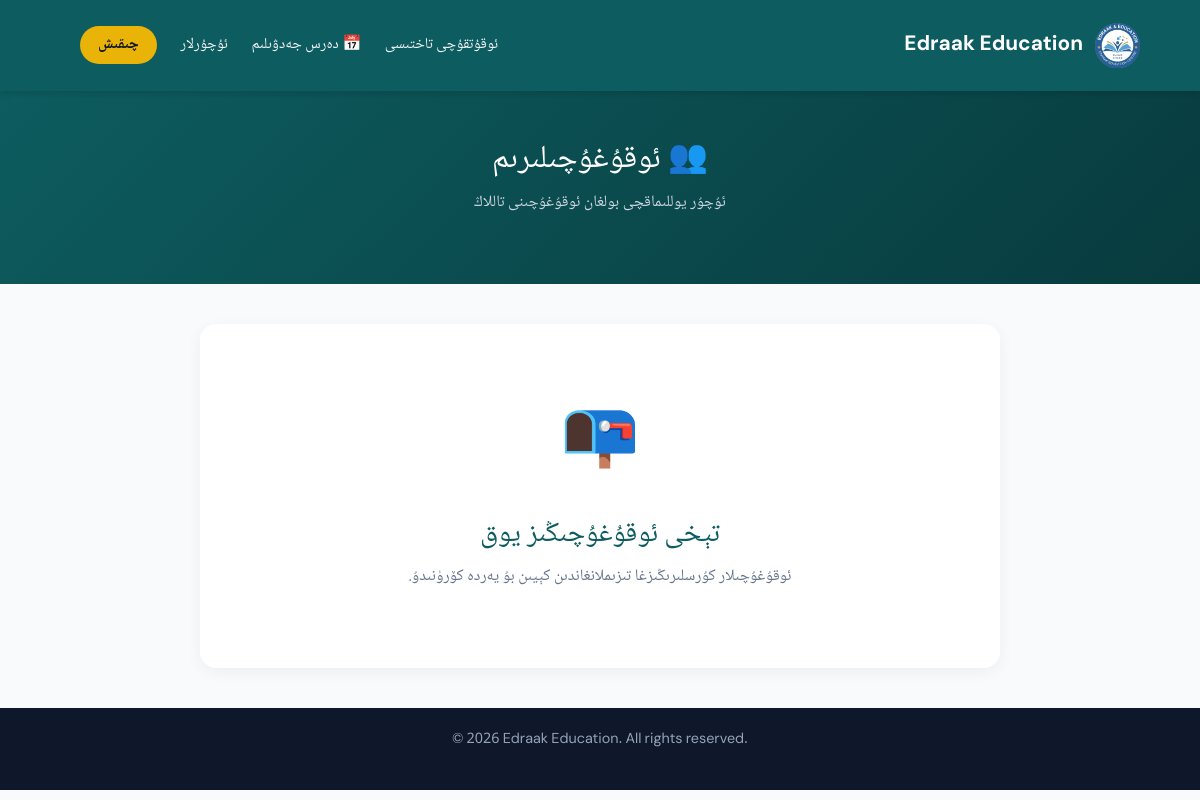
Screenshot of /my-students/ (signed in) with the database file from the repository.
### courses/models.py (models this page shows, shortened)
class SiteSettings(models.Model):
    site_name = models.CharField(max_length=200, default='Edraak Education', verbose_name="توربەت ئىسمى (ئېنگلىزچە)")
    site_name_ug = models.CharField(max_length=200, default='ئىدراك مائارىپى', verbose_name="توربەت ئىسمى (ئۇيغۇرچە)")
    tagline = models.CharField(max_length=300, blank=True, default='Guiding the Future | كەلگۈسىگە يېتەكلەش',
                               verbose_name="شۇئار")
    logo = models.ImageField(upload_to='site/', blank=True, null=True, verbose_name="لوگو رەسىمى")
    about_title_ug = models.CharField(max_length=200, default='ئىدراك مائارىپى غايىسى',
                                      verbose_name="بىز ھەققىدە ماۋزۇسى (ئۇيغۇرچە)")
    about_text_ug = models.TextField(blank=True, verbose_name="بىز ھەققىدە مەزمۇنى (ئۇيغۇرچە)")
    about_title_en = models.CharField(max_length=200, default='Our Mission',
                                      verbose_name="بىز ھەققىدە ماۋزۇسى (ئېنگلىزچە)")
    about_text_en = models.TextField(blank=True, verbose_name="بىز ھەققىدە مەزمۇنى (ئېنگلىزچە)")
    whatsapp = models.CharField(max_length=50, blank=True, default='905444362947',
                                verbose_name="WhatsApp نومۇرى (پەقەت سان)")
    telegram = models.CharField(max_length=100, blank=True, default='salman_muallim', verbose_name="Telegram ئادرېسى")
    email = models.EmailField(blank=True, default='salmanuyghur3@gmail.com', verbose_name="Email")
    phone = models.CharField(max_length=50, blank=True, default='+90 544 436 29 47',
                             verbose_name="تېلېفون نومۇرى (كۆرۈنۈش)")
    address = models.CharField(max_length=300, blank=True, verbose_name="ئادرېس")
    footer_text = models.CharField(max_length=300, blank=True, default='© 2026 Edraak Education. All rights reserved.',
                                   verbose_name="Footer تېكىستى")
    class Meta:
        verbose_name = "توربەت تەڭشەكلىرى"
        verbose_name_plural = "توربەت تەڭشەكلىرى"
    @classmethod
    def get_settings(cls):
        settings, created = cls.objects.get_or_create(id=1)
        return settings

### courses/views.py (the view)
# urls.py: path('my-students/', views.get_my_students, name='my_students'),
@login_required
def get_my_students(request):
    if not request.user.is_teacher():
        return redirect('index')
    try:
        teacher_profile = request.user.teacher_profile
        students = CustomUser.objects.filter(
            enrollments__course__instructor=teacher_profile
        ).distinct()
    except Teacher.DoesNotExist:
        students = CustomUser.objects.none()
    return render(request, 'my_students.html', {'students': students})

### courses/context_processors.py (called while the page is built)
def site_settings(request):
    return {
        'settings': SiteSettings.get_settings()
    }

### courses/models.py (called while the page is built)
    def is_teacher(self):
        return self.role == 'teacher'

### courses/templates/my_students.html (shortened to what this page needs)
{% extends 'base.html' %}
{% block content %}
<header>
    <div class="navbar">
        <div class="logo-area">
            {% if settings.logo %}
            <img src="{{ settings.logo.url }}" alt="{{ settings.site_name }}" style="width: 45px; height: 45px; object-fit: contain; border-radius: 8px;">
            {% endif %}
            <a href="{% url 'index' %}" class="brand-name" style="text-decoration:none;"> {{ settings.site_name }}</a>
        </div>
        <div class="nav-menu">
            <nav>
                <a href="{% url 'teacher_dashboard' %}">ئوقۇتقۇچى تاختىسى</a>
                <a href="{% url 'teacher_schedule' %}">📅 دەرس جەدۋىلىم</a>
                <a href="{% url 'messages_view' %}">ئۇچۇرلار</a>
                <a href="{% url 'logout' %}" class="login-nav-btn">چىقىش</a>
            </nav>
        </div>
    </div>
</header>
<section style="background: linear-gradient(135deg, #0d5c5f 0%, #083b3e 100%); color: white; padding: 50px 5%;">
    <div style="max-width: 900px; margin: 0 auto; text-align: center;">
        <h1 style="font-size: 2rem; margin-bottom: 10px;">👥 ئوقۇغۇچىلىرىم</h1>
        <p style="color: #cbd5e1;">ئۇچۇر يوللىماقچى بولغان ئوقۇغۇچىنى تاللاڭ</p>
    </div>
</section>
<section style="padding: 40px 5%;">
    <div style="max-width: 800px; margin: 0 auto; direction: rtl;">
        <div style="display: flex; gap: 20px; justify-content: center; flex-wrap: wrap;">
            {% for student in students %}
            <div style="background: white; padding: 30px; border-radius: 16px; box-shadow: 0 4px 15px rgba(0,0,0,0.05); text-align: center; min-width: 250px; flex: 1; max-width: 300px;">
                <div style="width: 80px; height: 80px; border-radius: 50%; background: #f1f5f9; display: flex; align-items: center; justify-content: center; font-size: 2rem; margin: 0 auto 15px auto;">
                    👤
                </div>
                <h3 style="color: #0d5c5f; margin-bottom: 5px;">{{ student.full_name|default:student.username }}</h3>
                <p style="color: #64748b; font-size: 0.9rem; margin-bottom: 15px;">
                    📧 {{ student.email }}
                </p>
                <a href="{% url 'send_message_to' student.id %}" class="btn" style="font-size: 0.9rem; padding: 10px 20px;">
                    ✉️ ئۇچۇر يوللاش
                </a>
            </div>
            {% empty %}
            <div style="text-align: center; padding: 60px 20px; background: white; border-radius: 16px; box-shadow: 0 4px 15px rgba(0,0,0,0.05); width: 100%;">
                <div style="font-size: 4rem; margin-bottom: 20px;">📭</div>
                <h3 style="color: #0d5c5f; margin-bottom: 10px;">تېخى ئوقۇغۇچىڭىز يوق</h3>
                <p style="color: #64748b;">ئوقۇغۇچىلار كۇرسلىرىڭىزغا تىزىملانغاندىن كېيىن بۇ يەردە كۆرۈنىدۇ.</p>
            </div>
            {% endfor %}
        </div>
    </div>
</section>
<footer>
    <p>&copy; 2026 Edraak Education. All rights reserved.</p>
</footer>
{% endblock %}

### static/css/style.css (style rules this page uses)
* { margin: 0; padding: 0; box-sizing: border-box; }
html, body { direction: rtl; text-align: right; }
body { background-color: #f8fafc; color: #1e293b; line-height: 1.8; font-family: 'Noto Naskh Arabic', 'UKIJ Ekran', 'Microsoft Uighur', 'DM Sans', sans-serif; font-size: 16px; }
header { background-color: #0d5c5f; padding: 15px 5%; position: sticky; top: 0; z-index: 1000; box-shadow: 0 4px 6px rgba(0,0,0,0.1); direction: rtl; }
.navbar { display: flex; justify-content: space-between; align-items: center; flex-wrap: wrap; gap: 15px; }
.logo-area { display: flex; align-items: center; gap: 12px; }
.brand-name { color: #ffffff; font-size: 1.3rem; font-weight: 700; }
.nav-menu { display: flex; align-items: center; flex-wrap: wrap; }
nav a { color: #f1f5f9; text-decoration: none; margin-left: 20px; font-weight: 500; transition: color 0.3s; font-size: 0.95rem; }
.login-nav-btn { background-color: #eab308; color: #0f172a !important; padding: 6px 18px; border-radius: 20px; font-weight: bold; margin-left: 20px; cursor: pointer; transition: 0.3s; }
section { padding: 80px 5%; text-align: center; direction: rtl; }
footer { background-color: #0f172a; color: #94a3b8; text-align: center; padding: 20px; font-size: 0.9rem; direction: ltr; }

### rows the page displays
SiteSettings: logo (picture), site_name "Edraak Education"
